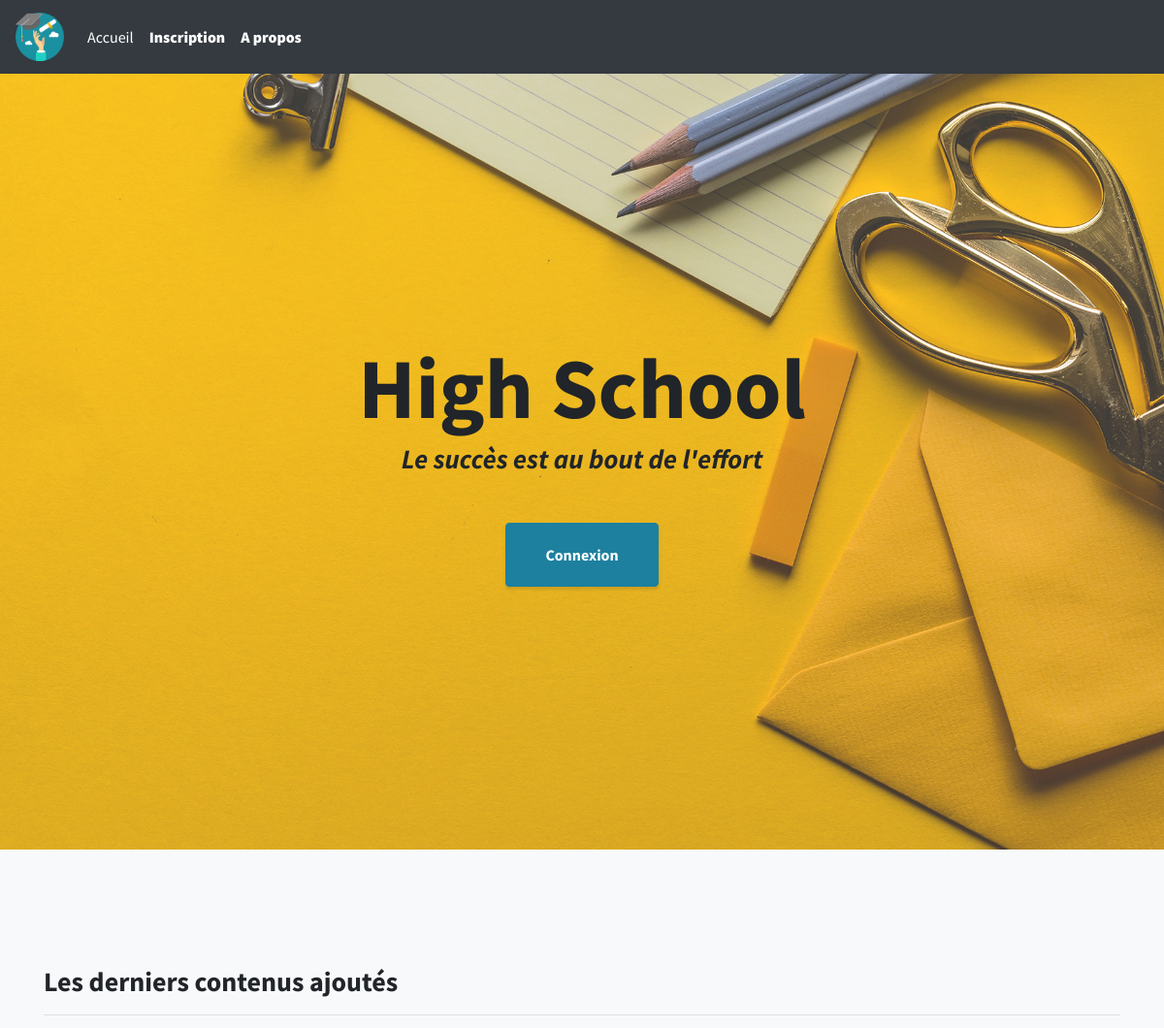
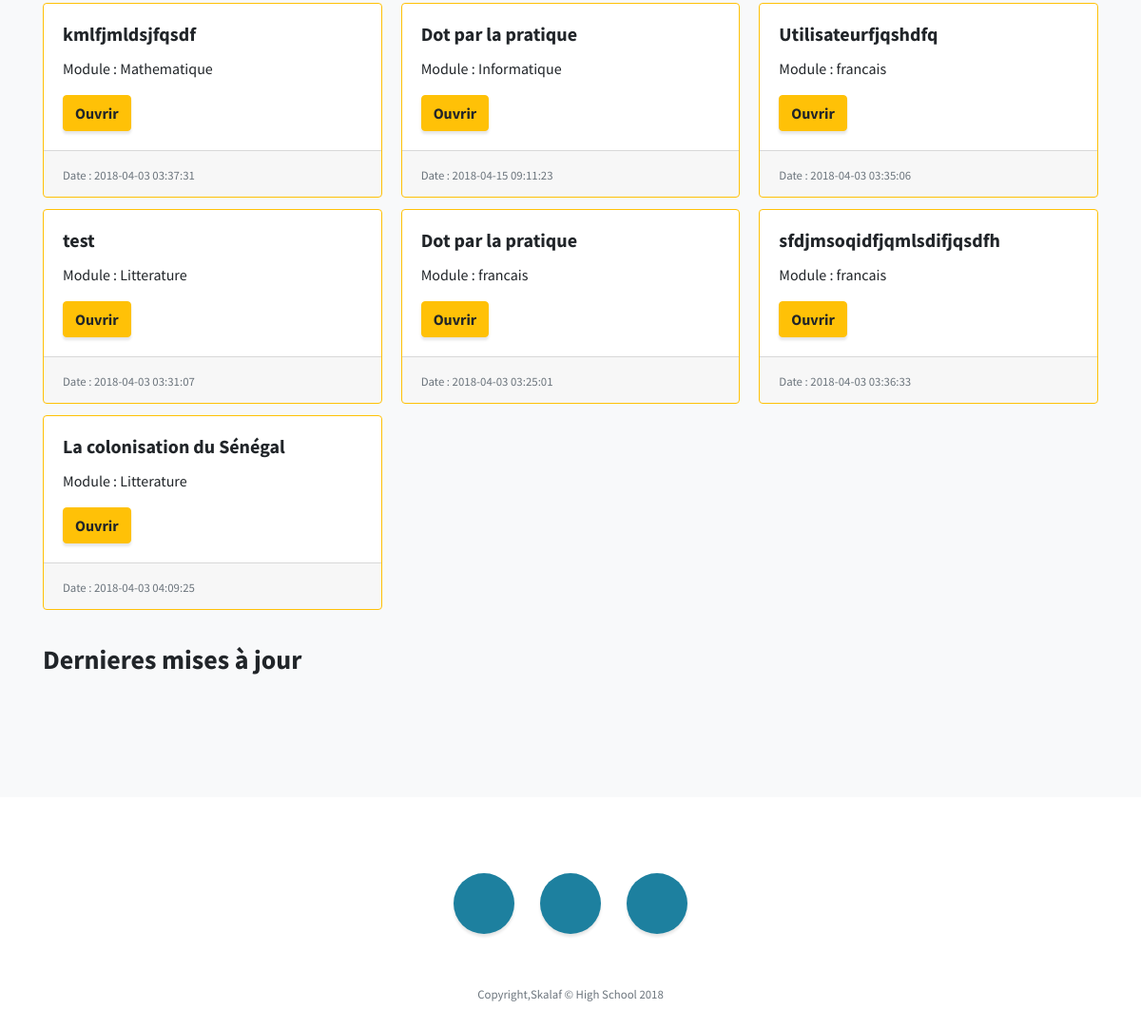
The page / on the database its author committed (2 pictures, top to bottom).
### tables this page shows
CREATE TABLE `contenu` (
  `idC` int(4) NOT NULL,
  `titreGeneral` varchar(500) NOT NULL,
  `titreChapitre` varchar(500) NOT NULL,
  `sousChapitre` varchar(500) NOT NULL,
  `corpsTexte` varchar(3500) NOT NULL,
  `piedTexte` varchar(500) NOT NULL,
  `couleur` varchar(10) NOT NULL
);

### index.php (the view, shortened to what this page needs)
<!DOCTYPE html>
<html lang="en">
<head>
    <link href="vendor/bootstrap/css/bootstrap.min.css" rel="stylesheet">
    <link href="vendor/font-awesome/css/font-awesome.min.css" rel="stylesheet" type="text/css">
    <link href="vendor/simple-line-icons/css/simple-line-icons.css" rel="stylesheet">
    <link href="css/stylish-portfolio.min.css" rel="stylesheet">
</head>
<body id="page-top">
<nav class="navbar navbar-expand-lg navbar-dark bg-dark">
    <a class="navbar-brand" href="#">
        <img src="img/graduation.png" width="50" height="50" alt="">
    </a>
    <div class="collapse navbar-collapse" id="navbarNavAltMarkup">
        <div class="navbar-nav">
            <a class="nav-item nav-link active " href="index.php">Accueil<span class="sr-only">(current)</span></a>
            <a class="nav-item nav-link active " style=" font-weight: 900;" href="views/inscription.php">Inscription<span class="sr-only">(current)</span></a>
            <a class="nav-item nav-link active " style=" font-weight: 900;" href="#">A propos <span class="sr-only">(current)</span></a>
        </div>
    </div>
</nav>
<header class="masthead d-flex">
    <div class="container text-center my-auto">
        <h1 class="mb-1">High School</h1>
        <h3 class="mb-5">
            <em>Le succès est au bout de l'effort</em>
        </h3>
        <a class="btn btn-primary btn-xl js-scroll-trigger" data-toggle="modal" data-target="#exampleModalCenter">Connexion</a>
    </div>
</header>
<section class="content-section bg-light" id="inscription">
    <div class="container">
                                <h3>Les derniers contenus ajoutés</h3>
                                <hr>
                          <div class="card-columns">
                                <?php
                                $db = getConnection();
                                $response= $db->query("select DISTINCT contenu.titreGeneral ,contenu.idC, redaction.dateRedaction, modules.nom from redaction, contenu, modules WHERE redaction.idC = contenu.idC AND redaction.idM = modules.idM");
                                while ($donnees = $response->fetch())
                                {
                                               echo('
                                                      <div class="card  border-warning">
                                                        <div class="card-body">
                                                          <h5 class="card-title">'.$donnees["titreGeneral"].'</h5>
                                                          <p>Module :  '.$donnees["nom"].'</p>
                                                          <a class="btn btn-warning" href="views/doc.php?id='.$donnees["idC"].'">Ouvrir</a>
                                                        </div>
                                                        <div class="card-footer">
                                                          <small class="text-muted">Date : '.$donnees["dateRedaction"].'</small>
                                                        </div>
                                                      </div>
                                               ');
                                }
                                ?>
                          </div>
                                <br>
                                <h3> Dernieres mises à jour<h3>
</section>
<footer class="footer text-center">
    <div class="container">
        <ul class="list-inline mb-5">
            <li class="list-inline-item">
                <a class="social-link rounded-circle text-white mr-3" href="#">
                </a>
            </li>
            <li class="list-inline-item">
                <a class="social-link rounded-circle text-white mr-3" href="#">
                </a>
            </li>
            <li class="list-inline-item">
                <a class="social-link rounded-circle text-white" href="#">
                </a>
            </li>
        </ul>
        <p class="text-muted small mb-0">Copyright,Skalaf &copy; High School 2018</p>
    </div>
</footer>
</body>
</html>

### rows shown on the page
contenu: titreGeneral "kmlfjmldsjfqsdf", nom "Mathematique", dateRedaction "2018-04-03 03:37:31"
contenu: titreGeneral "test", nom "Litterature", dateRedaction "2018-04-03 03:31:07"
contenu: titreGeneral "La colonisation du Sénégal", nom "Litterature", dateRedaction "2018-04-03 04:09:25"
contenu: titreGeneral "Dot par la pratique", nom "Informatique", dateRedaction "2018-04-15 09:11:23", nom "francais", dateRedaction "2018-04-03 03:25:01"
contenu: titreGeneral "Utilisateurfjqshdfq", nom "francais", dateRedaction "2018-04-03 03:35:06"
contenu: titreGeneral "sfdjmsoqidfjqmlsdifjqsdfh", nom "francais", dateRedaction "2018-04-03 03:36:33"
